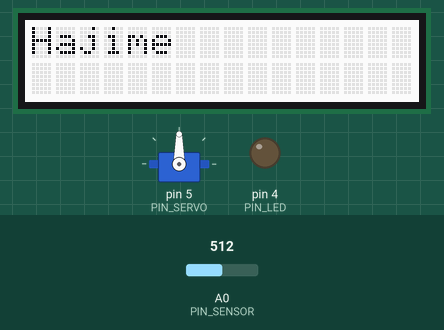
A sketch run on a simulated Arduino Uno, built with avr-gcc and run on an emulated ATmega328P. On the bench: servo, 16×2 character LCD, output pins drawn as LEDs (lit = HIGH). The inputs (shaded band) are chosen by the test bench; at power-on: A0 (PIN_SENSOR) = 512. What the sketch prints to the serial monitor is not drawn.

Above: at 2.2 s.
2.3 s: A0 (PIN_SENSOR) set to 104
At 2.8 s:
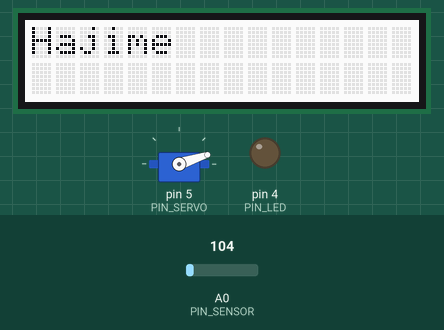
3.8 s: A0 (PIN_SENSOR) set to 90
At 5.2 s:
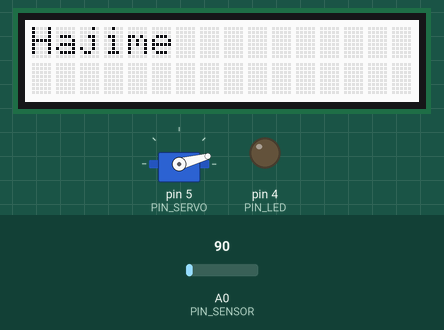
6.8 s: A0 (PIN_SENSOR) set to 122
At 7.4 s:
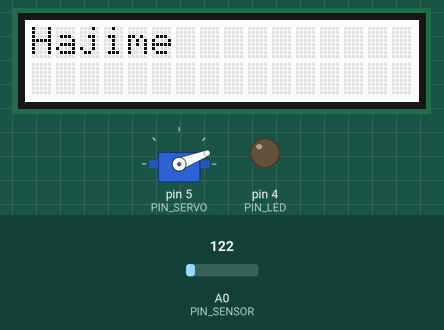
8.3 s: A0 (PIN_SENSOR) set to 993
At 8.6 s:
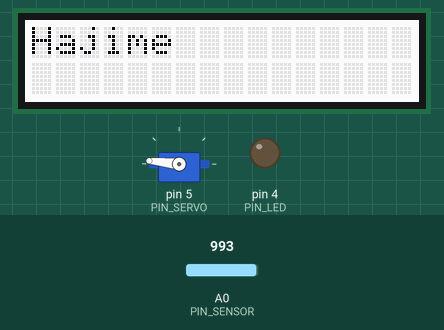
9.8 s: A0 (PIN_SENSOR) set to 1009
At 11.0 s:
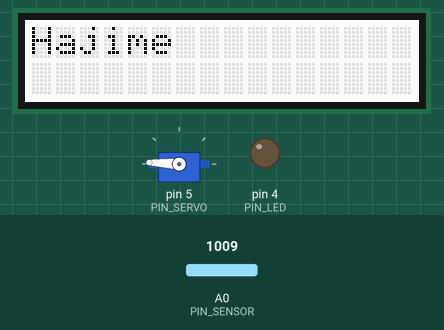
12.8 s: A0 (PIN_SENSOR) set to 900
At 13.2 s:
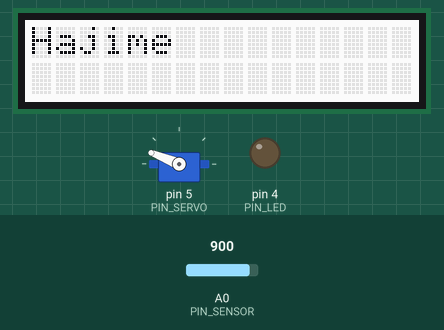
Timing chart, 0 to 15.3 s (numbered marks = the images above; inputs shaded):
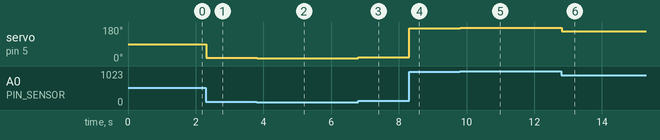

The sketch:

sketch_dec07c.ino
```cpp
#include <Servo.h>
#include <Wire.h>
#include "rgb_lcd.h"

rgb_lcd lcd;
Servo servo1;
const int PIN_SERVO = 5;
const int PIN_LED = 4;
const int PIN_SENSOR = A0;
int val;

void setup()
{
  //Serial Monitor
  Serial.begin(9600);

  //Servo
  servo1.attach(PIN_SERVO);

  //LED
  pinMode(PIN_LED, OUTPUT);

  //SENSOR
  pinMode(PIN_SENSOR, INPUT);

  //columns, rows of LCD
  lcd.begin(16,2);
  //Sample text
  lcd.print("Hajime");

  delay(1000);
}

void loop()
{
//  lcd.noDisplay();
//  analogWrite(PIN_LED, 0);
//  delay(1000);

//  lcd.display();
  Serial.print("Sensor:");
  val = analogRead(PIN_SENSOR);// 0 - 1023
  Serial.print(val);
  Serial.println("¥n");
  val = map(val, 0, 1023, 0, 180);// 0 - 180
  servo1.write(val);
//  analogWrite(PIN_LED, i); // 0 - 1023
  delay(15);
}
```

Measured:
- after the input at 2.3 s, servo on pin 5 (PIN_SERVO): 90° → 18° at once
- after the input at 3.8 s, servo on pin 5 (PIN_SERVO): 18° → 15° at once
- after the input at 6.8 s, servo on pin 5 (PIN_SERVO): 15° → 21° at once
- after the input at 8.3 s, servo on pin 5 (PIN_SERVO): 21° → 174° at once
- after the input at 9.8 s, servo on pin 5 (PIN_SERVO): 174° → 177° at once
- after the input at 12.8 s, servo on pin 5 (PIN_SERVO): 177° → 158° at once
